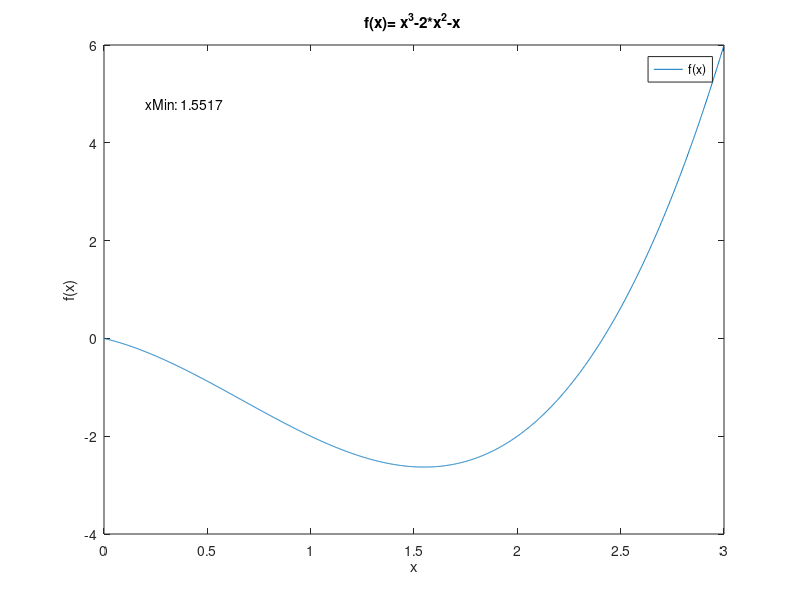

The MATLAB source for this figure: (Note: this script raises an error after producing the figure.)
%%%%%%%%%%%%%%%%%%%%%%%%%%%%%%%%%%%%%%
%  Golden Section Search For Minimum %
%  f(x) = x^3-2*x^2-x                %
%  [1.5 2.5]                         %
%  Tol: 0.05                         %
%%%%%%%%%%%%%%%%%%%%%%%%%%%%%%%%%%%%%%




close all;
clear all;
clc;


% Function & Intervals
func=@(x) x.^3-2*x.^2-x;
xL=1.5;
xU=2.5;
x=[0 3];

% Values At the End Points
fL= func(xL);
fU= func(xU);


% Intermediate Points
R = 0.5*(sqrt(5)-1);
d = R*(xU-xL);
x1= xU-d;
x2= xL+d;


% Values at x1 and x2
f1 = func(x1);
f2 = func(x2);




%% LOOP (Iteration)
tol=0.05;
Err=inf;
while Err > tol

    if ( f1 < f2 )
        xU=x2;              % move upper bound to x2
        fU=f2;
        
        x2=x1;              % new x2;
        f2=f1;  
        
        d  = R*(xU- xL);    % new x1
        x1 = xU - d;
        
        f1=func(x1);
        
    elseif f1 > f2
        
        xL = x1;            % move lower bound to x1
        fL = f1;
        
        x1 = x2;            % new x1 
        f1 = f2;
        
        d  = R*(xU- xL);    % new x2
        x2 = xL + d;
        
        f2 = func(x2);
        
    else
       
        xL = (x1+x2) / 2;
        xU = xL;
        %break;
        
    end
        
        
 Err= abs(xU - xL);         
         
        
end

xMin= (x1+x2)/2 ;
FxMin=func(xMin);



%% Plotting %%

figure (1)
fplot(func,x)                       ;
title('f(x)= x^3-2*x^2-x ')         ;
legend('f(x)')                      ;
xlabel('x')                         ;
ylabel('f(x)')                      ;

txt1 = ['xMin: ' num2str(xMin)]     ;
t1=text(0.2,4.8,txt1)               ;
t1.FontSize=10                      ;
t1.Color='black'                    ;


txt2 = ['f(xMin): ' num2str(FxMin)] ;
t1=text(0.2,4.4,txt2)               ;
t1.FontSize=10                      ;
t1.Color='black'                    ;











